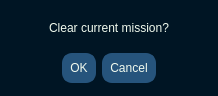
<?xml version="1.0" encoding="UTF-8"?>
<ui version="4.0">
 <class>CancelMissionDialog</class>
 <widget class="QDialog" name="CancelMissionDialog">
  <property name="geometry">
   <rect>
    <x>0</x>
    <y>0</y>
    <width>218</width>
    <height>96</height>
   </rect>
  </property>
  <property name="windowTitle">
   <string/>
  </property>
  <property name="whatsThis">
   <string notr="true"/>
  </property>
  <property name="styleSheet">
   <string notr="true">QWidget
{
	background: rgb(0,21,36);
	font: 87 10pt &quot;Arial Black&quot;;
}

QLabel
{
	border-color:transparent; 
	color: rgb(241,250,238);
	font: 87 12pt &quot;Arial Black&quot;;
}</string>
  </property>
  <layout class="QVBoxLayout" name="verticalLayout">
   <item>
    <widget class="QLabel" name="label">
     <property name="text">
      <string>Clear current mission?</string>
     </property>
     <property name="alignment">
      <set>Qt::AlignCenter</set>
     </property>
    </widget>
   </item>
   <item>
    <widget class="QDialogButtonBox" name="buttonBox">
     <property name="sizePolicy">
      <sizepolicy hsizetype="Preferred" vsizetype="Preferred">
       <horstretch>0</horstretch>
       <verstretch>0</verstretch>
      </sizepolicy>
     </property>
     <property name="styleSheet">
      <string notr="true">background-color:rgb(38,84,124);
border: 2 solid;
border-color: rgb(38,84,124);
border-radius: 10;
color: rgb(241,250,238);
padding: 6;</string>
     </property>
     <property name="orientation">
      <enum>Qt::Horizontal</enum>
     </property>
     <property name="standardButtons">
      <set>QDialogButtonBox::Cancel|QDialogButtonBox::Ok</set>
     </property>
     <property name="centerButtons">
      <bool>true</bool>
     </property>
    </widget>
   </item>
  </layout>
 </widget>
 <resources/>
 <connections>
  <connection>
   <sender>buttonBox</sender>
   <signal>accepted()</signal>
   <receiver>CancelMissionDialog</receiver>
   <slot>accept()</slot>
   <hints>
    <hint type="sourcelabel">
     <x>248</x>
     <y>254</y>
    </hint>
    <hint type="destinationlabel">
     <x>157</x>
     <y>274</y>
    </hint>
   </hints>
  </connection>
  <connection>
   <sender>buttonBox</sender>
   <signal>rejected()</signal>
   <receiver>CancelMissionDialog</receiver>
   <slot>reject()</slot>
   <hints>
    <hint type="sourcelabel">
     <x>316</x>
     <y>260</y>
    </hint>
    <hint type="destinationlabel">
     <x>286</x>
     <y>274</y>
    </hint>
   </hints>
  </connection>
 </connections>
</ui>
